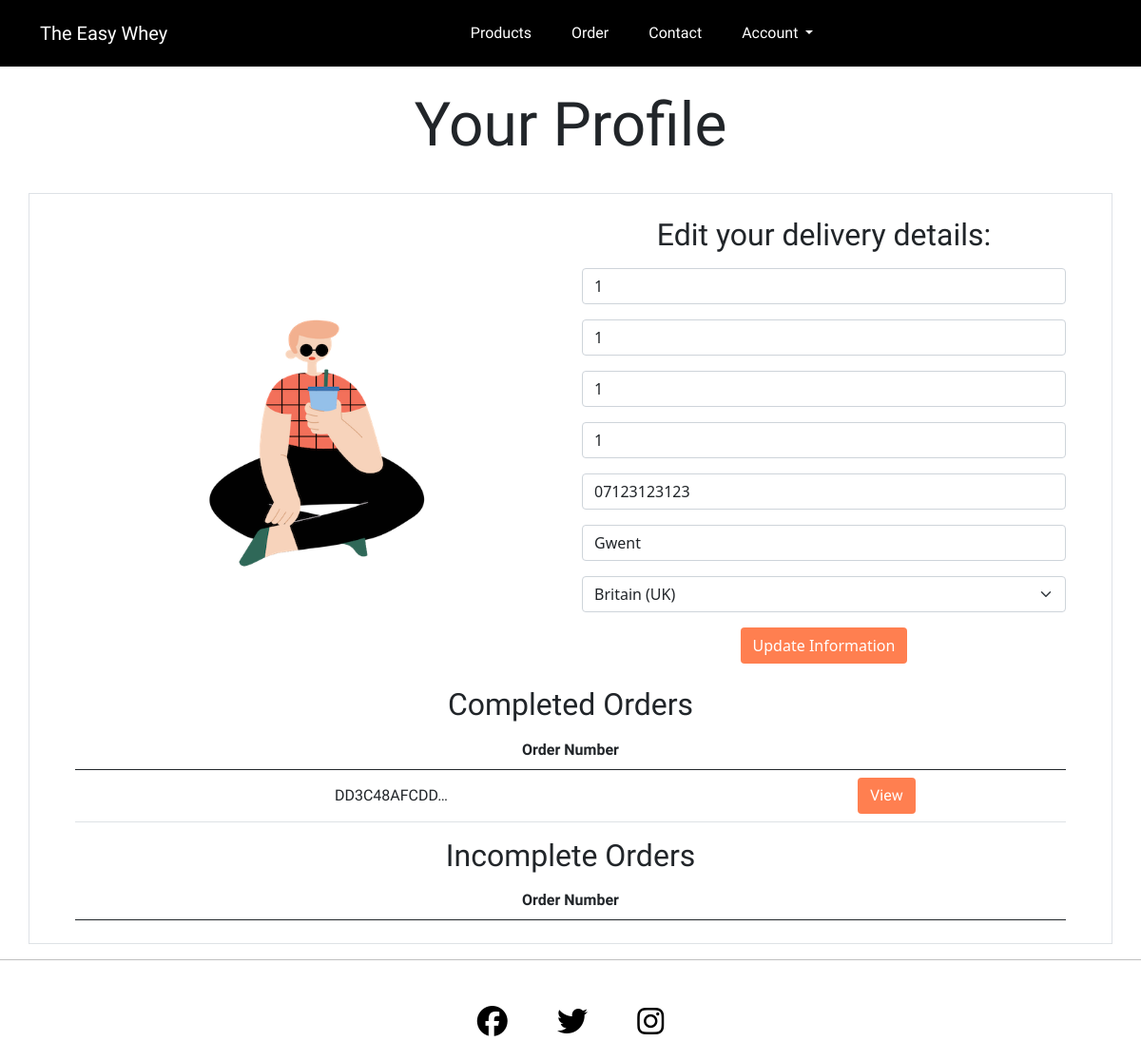
/profile/ (signed in), run on an earlier commit of the app's database.
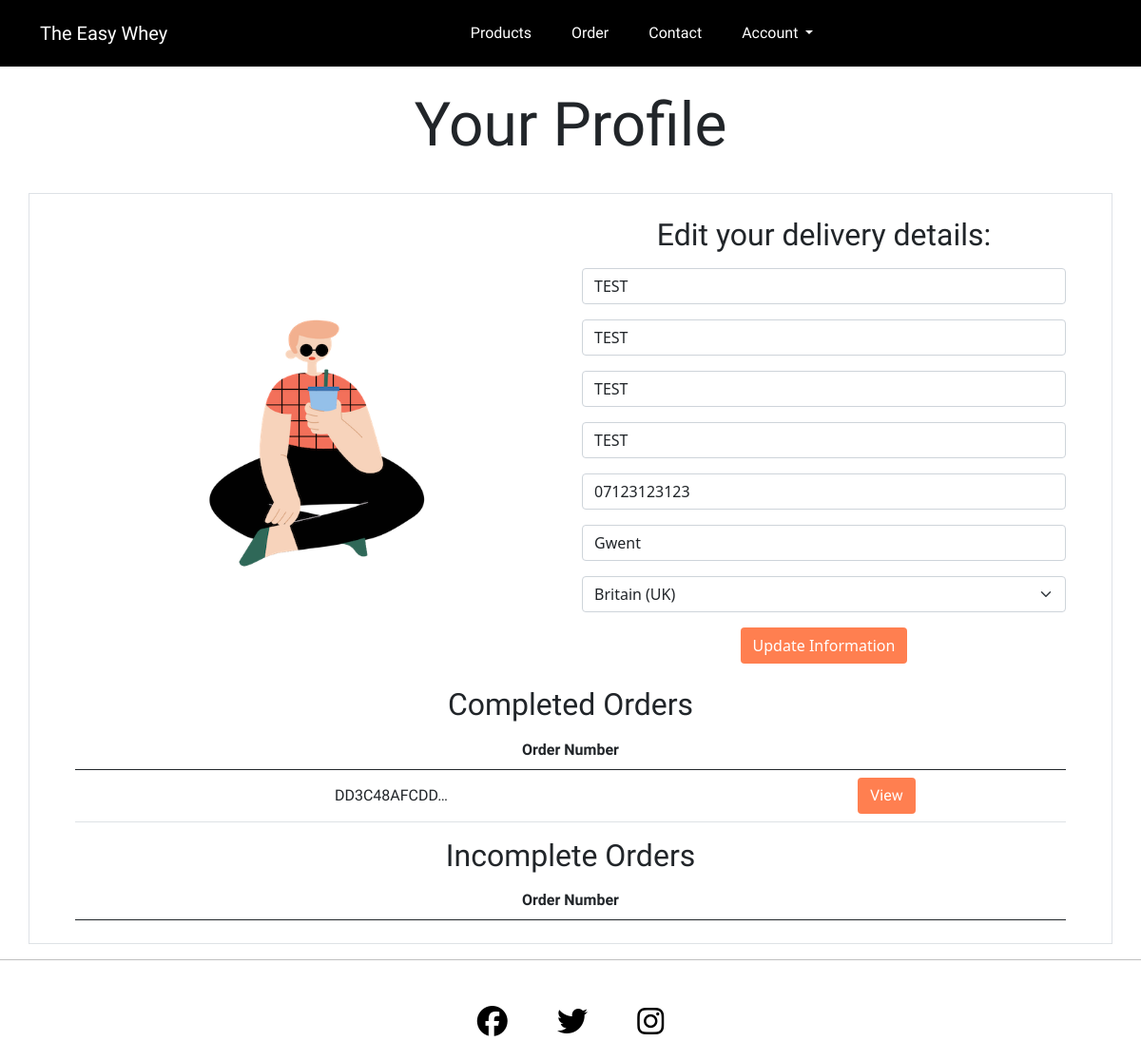
And on a later commit of the database.
### profiles/models.py (models this page shows, shortened)
class UserProfile(models.Model):
    user = models.OneToOneField(User, on_delete=models.CASCADE)
    default_address_one = models.CharField(
        max_length=100, null=True, blank=True
    )
    default_address_two = models.CharField(
        max_length=100, null=True, blank=True
    )
    default_town_city = models.CharField(max_length=50, null=True, blank=True)
    default_postcode = models.CharField(max_length=50, null=True, blank=True)
    default_phone_number = models.CharField(
        validators=[phone_regex], max_length=11, null=True, blank=True
    )
    default_county = models.CharField(max_length=50, null=True, blank=True)
    default_country = CountryField(
        blank_label="Country", null=True, blank=True
    )

### profiles/views.py (the view)
# urls.py: path('profile/', views.profile, name="profile"),
@login_required
def profile(request):
    request.session['checkout_key'] = False
    profile = get_object_or_404(UserProfile, user=request.user)
    form = UserProfileForm(instance=profile)
    if request.method == "POST":
        form = UserProfileForm(request.POST, instance=profile)
        if form.is_valid():
            form.save()
            messages.success(request, "Profile saved.")
    orders = profile.orders.all()
    context = {
             "form": form,
             "orders": orders,
        }
    return render(request, "profiles/profile.html", context)

### profiles/forms.py
class UserProfileForm(forms.ModelForm):
    class Meta:
        model = UserProfile
        exclude = ("user",)
    def __init__(self, *args, **kwargs):
        super().__init__(*args, **kwargs)
        placeholders = {
            "default_address_one": "Street Address 1",
            "default_address_two": "Street Address 2",
            "default_town_city": "Town or City",
            "default_postcode": "Postcode",
            "default_phone_number": "Phone Number",
            "default_county": "County",
            "default_country": "County",
        }
        self.fields["default_address_one"].widget.attrs["autofocus"] = True
        for field in self.fields:
            if self.fields[field].required:
                placeholder = f"{placeholders[field]} *"
            else:
                placeholder = placeholders[field]
            self.fields[field].widget.attrs["placeholder"] = placeholder
            self.fields[field].label = False

### templates/profiles/profile.html (shortened to what this page needs)
{% extends 'base.html' %}
{% load static %}
{% block header %}
<div class="container-fluid">
    <div class="row my-4">
        <div class="col text-center">
            <h2 class="display-3 title-font">Your Profile</h2>
        </div>
    </div>
</div>
{% endblock %}
{% block content %}
<div class="container border py-2 px-5 mt-4">
    <div class="row justify-content-center align-items-center">
        <div class="col text-center align-self-center"><img src="{% static 'images/man-shake-sitting.png' %}"
                class="img-fluid my-2 w-50" alt="man sitting with a protein shake"></div>
        <div class="col-md-6 text-center">
            <h2 class="text-font my-3">Edit your delivery details:</h2>
            <form action="{% url 'profile' %}" method="POST" id="profile-delivery-form">
                {{ form | crispy }}
                <button type="submit" class="btn standout-button mb-4">Update Information</button>
            </form>
        </div>
    </div>
    <div class="row justify-content-center align-items-center">
        <div class="col text-center">
            <h2 class="text-font">Completed Orders</h2>
            {% if orders %}
            <table class="table table-hover align-middle text-font">
                <thead>
                    <tr>
                        <th scope="col" colspan="2">Order Number</th>
                    </tr>
                </thead>
                <tbody>
                    {% for order in orders %}
                    {% if order.is_paid %}
                    <tr>
                        <td>{{order.order_number|truncatechars:12}}</td>
                        <td><a href="{% url 'order_history' order.order_number %}" class="btn standout-button"
                                title="{{ order.order_number }}">View</a>
                        </td>
                    </tr>
                    {% endif %}
                    {% endfor %}
                </tbody>
            </table>
            <h2 class="text-font">Incomplete Orders</h2>
            <table class="table table-hover align-middle text-font">
                <thead>
                    <tr>
                        <th scope="col" colspan="2">Order Number</th>
                    </tr>
                </thead>
            </table>
            {% else %}
            <h3 class="text-font my-2">You currently have no orders.</h3>
            {% endif %}
        </div>
    </div>
</div>
{% endblock %}

What changed in the data, as far as the page shows it:
changed UserProfile "Gwent": default_address_one "1" → "TEST"; default_address_two "1" → "TEST"; default_town_city "1" → "TEST"; default_postcode "1" → "TEST"
